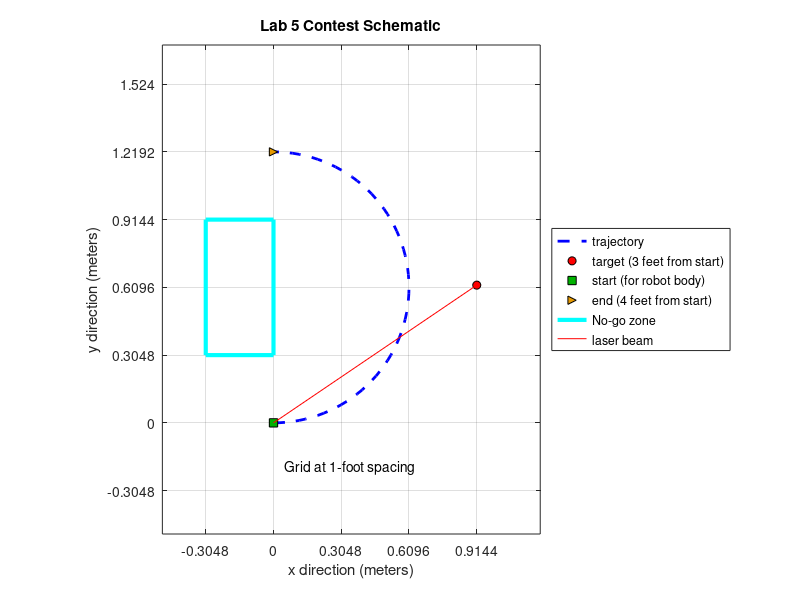

The MATLAB source for this figure: (Note: this script raises an error after producing the figure.)
%% This script is a template for generating an elliptical trajectory
clear all
% Define the sampling time of the trajectory
Ts_traj = 0.3;
t_max = 20;
t = 0:Ts_traj:t_max;
N = length(t);

% Controller parameters
Kp = 9;
Kd = 1;
Ts = 0.005;

% DT lowpass filter
tau = 0.05;                                        % test BOTH 0. 0 5 AND 0. 1 0 seconds
cttf = tf([1 0], [tau 1]);                         % numer : "s"; denom: "tau * s + 1".
dttf = c2d(cttf, Ts, 'tustin');                    % create the DT lowpass filter

%Define angle of (half) ellipse 
theta = linspace(0,pi,N); 

%Target location -- this is where the laser "bullseye" is
x0 = .9144;      % 3 feet from start position, in x
y0 = 0.6196;          % aligned with initial axis the laser points

%Generate the ellipse
LongWidth =  4*12*.0254; %This is the desired ending position on the x-axis
y = (LongWidth/2)*sin(theta-pi/2);
x = (LongWidth/2)*cos(theta-pi/2); %The x direction must avoid the "obstacle"
% The goal is to travel the distance "LongWidth" in y. However,
% you may wish to adjust the y trajectory below to "warp" the
% command to end in the desired location.
x=x-x(1);  % ensure we start at "x=0" when t=0
y=y-y(1);

%Calculate phi to orient robot toward target at all times from part 1 of lab
phi = atan((y0-y)./(x0-x));

%% Differentiate x, y, phi to get velocities
v_x = [0, diff(x)/Ts_traj];
v_y = [0, diff(y)/Ts_traj];
v_phi = [0, diff(phi)/Ts_traj];

%% Below are some plots and animation scripts for visualization

figure(501); clf
plot(x,y,'b--','LineWidth',2);
hold on;
plot(x0,y0,'ko','MarkerFaceColor','r')
plot(x(1),y(1),'ks','MarkerFaceColor',[0 .7 0])
plot(x(1),y(1)+LongWidth,'k>','MarkerFaceColor',[.9 .6 0])
plot(x(1)+[0 0 -1 -1 0]*12*.0254,...
    y(1) + [1 3 3 1 1]*12*.0254,'c-','LineWidth',3)
p2 = plot([x(1) x0],[y(1),y0],'r'); 
legend('trajectory','target (3 feet from start)','start (for robot body)',...
    'end (4 feet from start)','No-go zone','laser beam',...
    'Location','EastOutside')
axis image;
grid on
axis([-.5 1.2 -.5 1.7])
set(gca,'XTick',[-10:10]*(12*.0254),'YTick',[-10:10]*(12*.0254));
text(0.05,-.2,'Grid at 1-foot spacing')
title('Lab 5 Contest Schematic')
xlabel('x direction (meters)')
ylabel('y direction (meters)')

p1 = draw_omni_lab5([x(1); y(1); phi(1)]);
drawnow
for n = 1:length(x)
    %pause(0.02);
    p1 = draw_omni_lab5([x(n); y(n); phi(n)],p1);
    set(p2,'XData',[x(n),x0],'YData',[y(n),y0]);
    drawnow
end

%% Plot 1
% Designed trajectories for Xb, Yb and phi
% Run 'lab2b.m' first!

figure(1); clf;
subplot(3, 1, 1); hold on;
plot(t, x);
title('$x$', 'FontSize', 30, 'Interpreter', 'Latex');
xlabel('Time (normalized)', 'FontSize', 20, 'Interpreter', 'Latex');
ylabel('Distance (m)', 'FontSize', 20, 'Interpreter', 'Latex');

subplot(3, 1, 2); hold on;
plot(t, y);
title('$y$', 'FontSize', 30, 'Interpreter', 'Latex');
xlabel('Time (normalized)', 'FontSize', 20, 'Interpreter', 'Latex');
ylabel('Distance (m)', 'FontSize', 20, 'Interpreter', 'Latex');

subplot(3, 1, 3); hold on;
plot(t, unwrap(phi)*180/pi);
title('$\phi$', 'FontSize', 30, 'Interpreter', 'Latex');
xlabel('Time (normalized)', 'FontSize', 20, 'Interpreter', 'Latex');
ylabel('Angle (rad)', 'FontSize', 20, 'Interpreter', 'Latex');

%% Plot velocities
% Designed trajectories for Xb, Yb and phi
% Run 'lab2b.m' first!

figure(2); clf;
subplot(3, 1, 1); hold on;
plot(t, v_x);
title('$\dot{x}$', 'FontSize', 30, 'Interpreter', 'Latex');
xlabel('Time (normalized)', 'FontSize', 20, 'Interpreter', 'Latex');
ylabel('Velocity (m/time)', 'FontSize', 20, 'Interpreter', 'Latex');

subplot(3, 1, 2); hold on;
plot(t, v_y);
title('$\dot{y}$', 'FontSize', 30, 'Interpreter', 'Latex');
xlabel('Time (normalized)', 'FontSize', 20, 'Interpreter', 'Latex');
ylabel('Velocity (m/time)', 'FontSize', 20, 'Interpreter', 'Latex');

subplot(3, 1, 3); hold on;
plot(t, unwrap(v_phi)*180/pi);
title('$\dot{\phi}$', 'FontSize', 30, 'Interpreter', 'Latex');
xlabel('Time (normalized)', 'FontSize', 20, 'Interpreter', 'Latex');
ylabel('Angle (rad/time)', 'FontSize', 20, 'Interpreter', 'Latex');

%% Next use your code from lab 2A to generate joint angle trajectories, 
%noting that the jacobian is NOT constant in this case..
[t, q, q_dot] = calculateJointTrajectoriesImproved(x, y, phi, Ts_traj);

traj_A = q(1, :);
traj_dA = q_dot(1, :);
traj_B = q(2, :);
traj_dB = q_dot(2, :);
traj_C = q(3, :);
traj_dC = q_dot(3, :);
